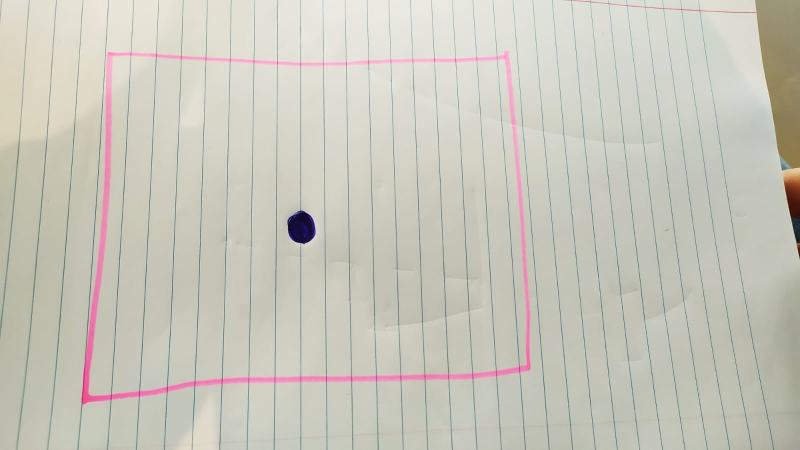
#> input picture RE__Needle_robotics/ImageRecognition/BME3.jpeg, 1600 x 900 px (shown at 1/2 size)
$ python -i img2.py   (imports and definitions only)
#> lines starting #> are read from the running program, lines starting #| are printed output that depends on the picture; after the words box and inside, x2 and y2 are one past the last pixel; in counts of white or black regions, pixels touching at a corner belong together
#> further down, picture is the input picture: shape (900, 1600, 3); mean B, G, R 188, 199.2, 200.8
# Import essential libraries
import requests
import cv2
import numpy as np
import imutils
import copy

"""
This part will take in the camera shot and segment it into looking at only the area of interest
which will be marked with bright yellow tape.
"""


def segmentImg(image):
    #blur the image
    image2 = cv2.GaussianBlur(image, (5, 5), 0)

    hsvPlate = cv2.cvtColor(image2, cv2.COLOR_BGR2HSV)
#> hsvPlate: shape (900, 1600, 3); mean H, S, V 36.9, 20, 202.6
    grayPlate = cv2.cvtColor(image2, cv2.COLOR_BGR2GRAY)
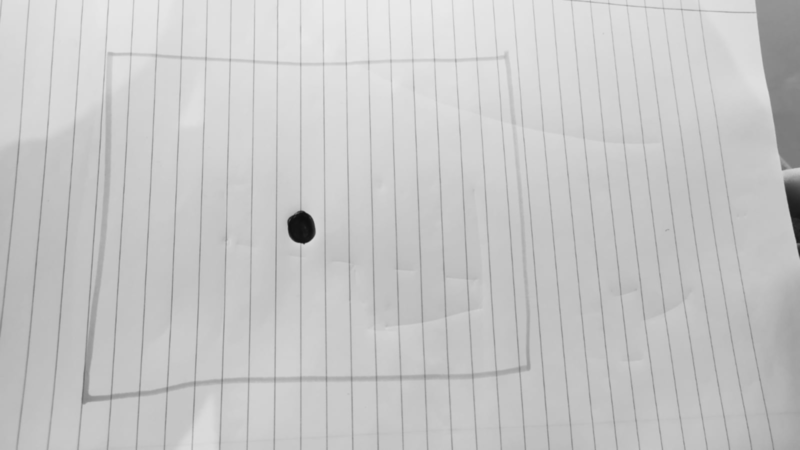
#> grayPlate: shape (900, 1600) (shown at 1/2 size); min 14, max 234, mean 198.4

    colorMin = np.array([24, 40, 158])
    colorMax = np.array([49, 255, 255])
    holdImg = copy.deepcopy(image)
    mask = cv2.inRange(hsvPlate, colorMin, colorMax)
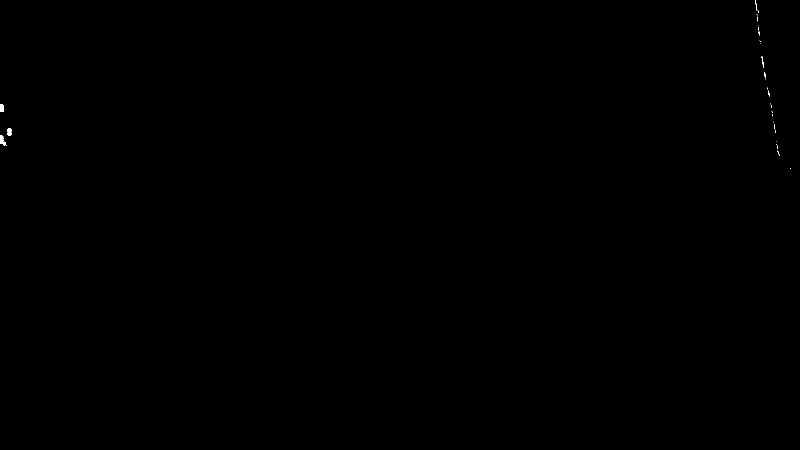
#> mask: shape (900, 1600) (shown at 1/2 size); 0.04% white; 33 white regions (27 under 20 px), largest, box (x1, y1, x2, y2) and area: (0, 271, 12, 291) 140, (0, 208, 7, 224) 108, (15, 257, 23, 271) 106, (1523, 113, 1528, 136) 41, (1511, 0, 1514, 21) 27, (1528, 144, 1531, 157) 21
    segPlate = cv2.bitwise_and(holdImg, holdImg, mask=mask)

    element = cv2.getStructuringElement(cv2.MORPH_RECT, (6, 6))
    element_circle = cv2.getStructuringElement(cv2.MORPH_ELLIPSE, (10, 10))
    element3 = cv2.getStructuringElement(cv2.MORPH_ELLIPSE, (13, 13))
    segPlate = cv2.erode(segPlate, element)
    segPlate = cv2.dilate(segPlate, element)

    gray = cv2.cvtColor(segPlate, cv2.COLOR_RGB2GRAY)
    x = np.sum(gray, axis=0)
#> x = 1600 values, max 6449 at index 0, min 0 at index 8, mean 41.77
    x2 = np.nonzero(x)
#> x2 = ([0, 1, 2, 3, 4, 5, 6, 7, 16, 17, 18, 19, 20, 21, 22, 23],)
    y = np.sum(gray, axis=1)
#> y = 900 values, max 1624 at index 211, min 0 at index 0, mean 74.25
    y2 = np.nonzero(y)
    y3 = y2[0][int((len(y2[0]) - 1) / 2)]
#> y3 = 264
    x3 = x2[0][int((len(x2[0]) - 1) / 2)]
#> x3 = 7

    element2 = cv2.getStructuringElement(cv2.MORPH_RECT, (3, 3))
    crop = cv2.erode(image, element2)
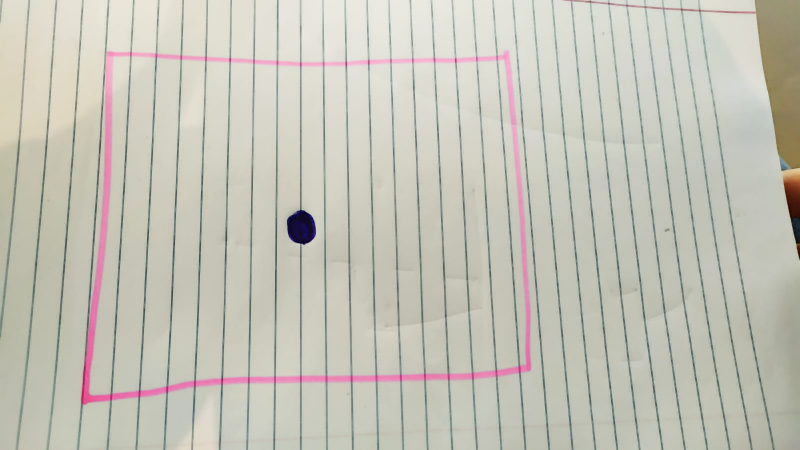
#> crop: shape (900, 1600, 3) (shown at 1/2 size); mean B, G, R 183.9, 195, 196.4
    crop = cv2.dilate(crop, element2)
    crop = crop[y2[0][0]:y2[0][-1], x2[0][0]:x2[0][-1], :]
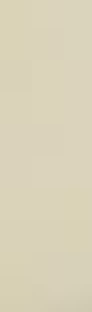
#> crop: shape (78, 23, 3) (shown 4 times larger); mean B, G, R 185.2, 210.2, 217.5
    coord = [y2[0][0], y2[0][-1], x2[0][0], x2[0][-1]]
#> coord = [209, 287, 0, 23]

    image = cv2.circle(image, (x3, y3), radius=100, color=(255, 0, 0), thickness=1)
#> image: shape (900, 1600, 3); 0.02% of pixels changed, all inside (x1, y1, x2, y2) = (0, 164, 108, 365)
    #cv2.imshow('Cropped', crop)
    #cv2.waitKey(0)

    return image, x3, y3


"""
This part will then use the segmented image prom abobve and find where the probe is within the image
by finding its x and y location, keep in mind the x here is the z for the main code and the x can be
either the x or the y of the main code.
"""


def findProbe(image):
    hsvPlate = cv2.cvtColor(image, cv2.COLOR_BGR2HSV)
    grayPlate = cv2.cvtColor(image, cv2.COLOR_BGR2GRAY)

    colorMin = np.array([150, 100, 100])
    colorMax = np.array([255, 255, 255])
    holdImg = copy.deepcopy(image)
    mask = cv2.inRange(hsvPlate, colorMin, colorMax)
    segProbe = cv2.bitwise_and(holdImg, holdImg, mask=mask)

    gray = cv2.cvtColor(segProbe, cv2.COLOR_RGB2GRAY)
    x = np.sum(gray, axis=0)
    x2 = np.nonzero(x)
    y = np.sum(gray, axis=1)
    y2 = np.nonzero(y)
    y3 = y2[0][int((len(y2[0]) - 1) / 2)]
    x3 = x2[0][int((len(x2[0]) - 1) / 2)]
    image = segProbe
    image = cv2.circle(image, (x3, y3), radius=1, color=(255, 0, 0), thickness=-1)
    #image = cv2.circle(image, (x3, y3 + 100), radius=1, color=(255, 0, 0), thickness=-1)
    cv2.imshow('img', image)
    cv2.waitKey(0)
    return x3, y3

def convertXY(x, y, xs, ys):
    xLength = 100000
    yLength = 50000

    x = (xLength/xs) * x
    y = (yLength/ys) * y
    return x, y

"""
This part will combine the two methods above and it is also here that the x and y values are converted to the
proper values for the main code.
"""


def findOffset(imageName):
    img = cv2.imread(imageName)
    cv2.imshow('original', img)
    cv2.waitKey(0)

    segmented, coords = segmentImg(img)

    #get demensions of segmented image
    #xs, ys, zs = segmented.shape

    #x, y = findProbe(segmented)

    #x, y = convertXY(x, y, xs, ys)


    #print("X coord is {} and Y coord is {}".format(x, y))
    # Convert this x and y into the x and z or y and z the other code uses and we can see the location
    # diff on one axis, so we do this for both perspectives and we have our x and y location


def getFrame(img):
    segmented, coords = segmentImg(img)
    # [5 lines of commented-out code are left out]
# [2 lines not run here, left out]

>>> import cv2
>>> picture = cv2.imread('BME3.jpeg')
>>> result = segmentImg(picture)

$ run again, on RE__Needle_robotics/ImageRecognition/BME2.png
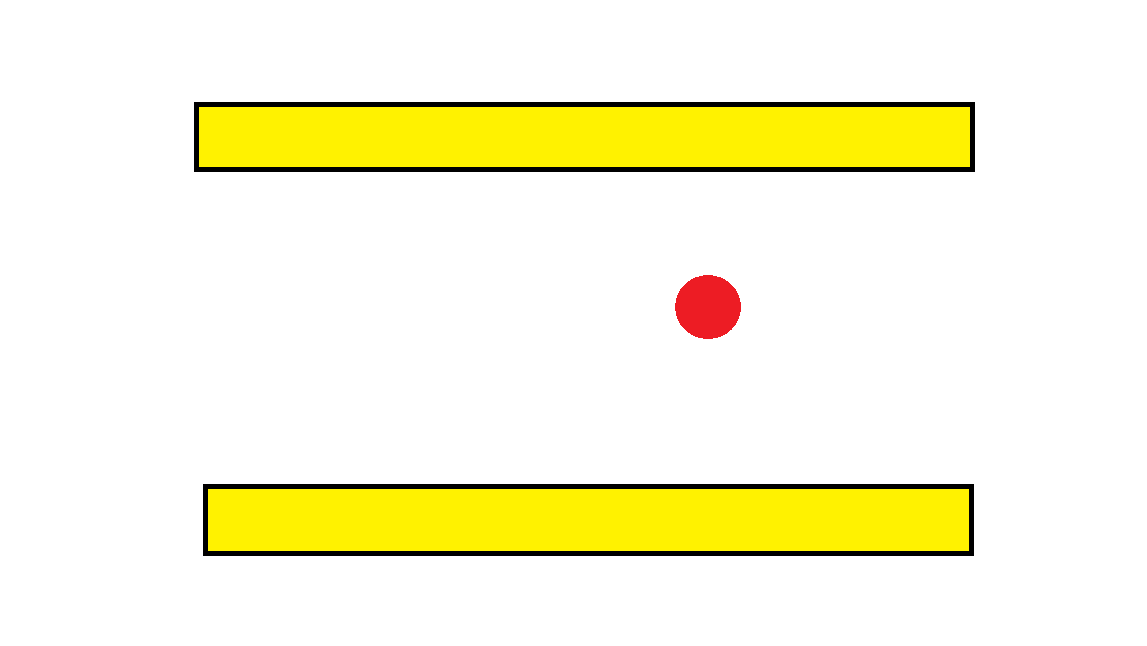
#> input picture RE__Needle_robotics/ImageRecognition/BME2.png, 1147 x 646 px
#> picture is the input picture: shape (646, 1147, 3); mean B, G, R 216.1, 246.6, 249.2
#> hsvPlate: shape (646, 1147, 3); mean H, S, V 4.7, 35.4, 249.2
#> in segmentImg, `mask = cv2.inRange(hsvPlate, colorMin, colorMax)`:
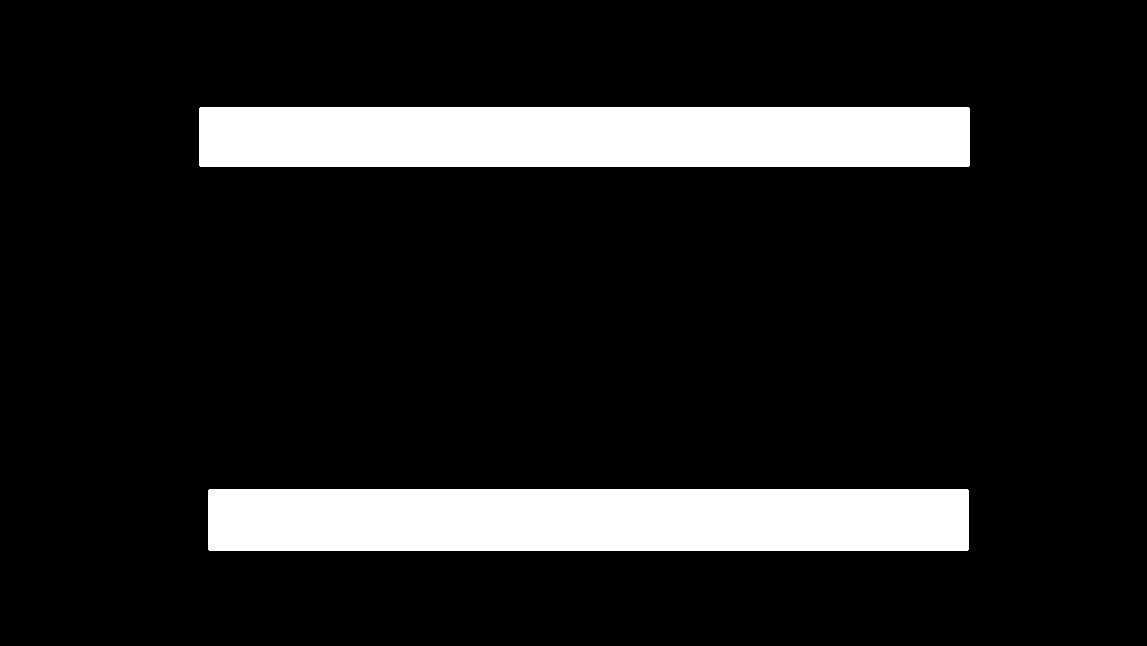
#> mask: shape (646, 1147); 12.6% white; 2 white regions, box (x1, y1, x2, y2) and area: (208, 489, 969, 551) 47178, (199, 107, 970, 167) 46256
#> gray: shape (646, 1147); values 0 (black) and 171 (white), 12.6% white; 2 white regions, box (x1, y1, x2, y2) and area: (209, 490, 970, 552) 47178, (200, 108, 971, 168) 46256
#> x = 1147 values, max 20862 at index 210, min 0 at index 0, mean 13929.6
#> y = 646 values, max 131841 at index 109, min 0 at index 0, mean 24732.5
#> y3 = 490
#> x3 = 585
#> coord = [108, 551, 200, 970]
#> in segmentImg, `image = cv2.circle(image, (x3, y3), radius=100, color=(255, 0, 0), thi..`:
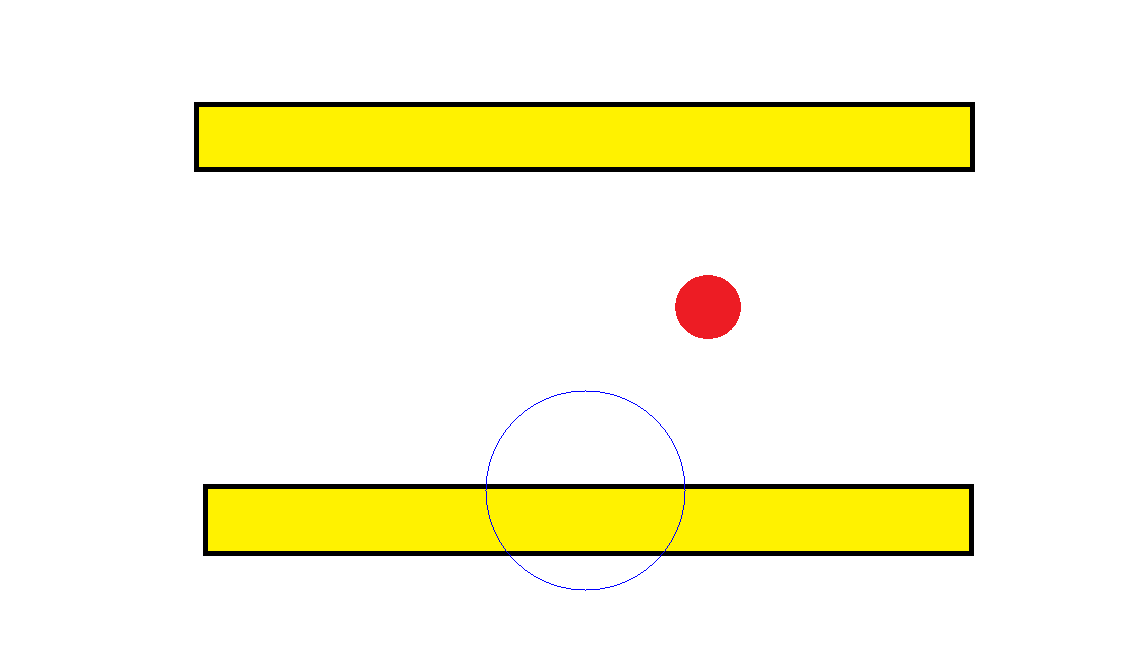
#> image: shape (646, 1147, 3); 0.08% of pixels changed, all inside (x1, y1, x2, y2) = (485, 390, 686, 591)
